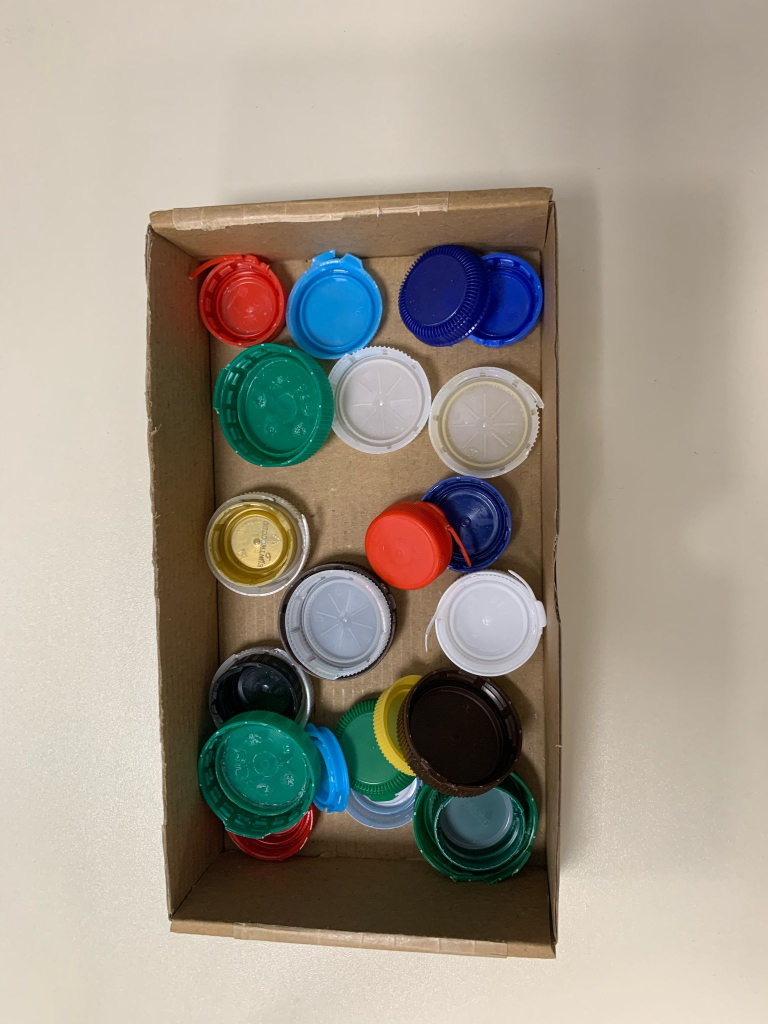
#> input picture DECISION/tapones3.jpg, 1536 x 2048 px (shown at 1/2 size)
$ python decision.py
#> lines starting #> are read from the running program, lines starting #| are printed output that depends on the picture
import json
import cv2
from typing import List, Tuple, Dict, Optional

class CapDecisionMaker:
    def __init__(self, json_path: str, min_area: float = 1000.0, min_confidence: float = 0.9):
        self.json_path = json_path
        self.min_area = min_area
        self.min_confidence = min_confidence
        self.detections = self.load_detections()

    def load_detections(self) -> List[Dict]:
        with open(self.json_path, 'r') as f:
#> (reads FinalCode/detecciones_tapones.json from the repository)
            data = json.load(f)
        return data

    def is_valid(self, detection: Dict) -> bool:
        return (
            detection['area'] >= self.min_area and
            detection['confidence'] >= self.min_confidence
        )

    def compute_squareness(self, bbox: List[int]) -> float:
        x1, y1, x2, y2 = bbox
        width = x2 - x1
        height = y2 - y1
        if max(width, height) == 0:
            return 0.0
        return 1.0 - abs(width - height) / max(width, height)

    def select_best_cap(self) -> Optional[Dict]:
        best_score = -1.0
        best_cap = None

        for det in self.detections:
            if not self.is_valid(det):
                continue
            score = self.compute_squareness(det['bounding_box'])
            if score > best_score:
                best_score = score
                best_cap = det

        return best_cap

    def get_best_cap_info(self) -> Optional[Tuple[Tuple[int, int], Tuple[int, int, int, int], str]]:
        best = self.select_best_cap()
        if best is None:
            return None
        centroid = tuple(best['centroid'])
        bounding_box = tuple(best['bounding_box'])  # (x1, y1, x2, y2)

        # Usa 'color' si existe, si no usa 'class' como texto
        cap_color = best.get('color', f"Clase {best.get('class', '?')}")

        return centroid, bounding_box, cap_color


    def resize_to_fit_screen(self, image, max_width=1920, max_height=1080):
        height, width = image.shape[:2]
        scale = min(max_width / width, max_height / height, 1.0)  # No agranda, solo reduce
        new_width = int(width * scale)
        new_height = int(height * scale)
        return cv2.resize(image, (new_width, new_height), interpolation=cv2.INTER_AREA)

    def draw_selected_on_image(self, image_path: str):
#> called with image_path = 'tapones3.jpg'
        best = self.select_best_cap()
        if best is None:
            print("[INFO] No se encontró ningún tapón válido para dibujar.")
            return

        image = cv2.imread(image_path)
#> image is the input picture: shape (2048, 1536, 3); mean B, G, R 138, 150.8, 159.1
        if image is None:
            print(f"[ERROR] No se pudo cargar la imagen: {image_path}")
            return

        x1, y1, x2, y2 = best['bounding_box']
        cx, cy = best['centroid']
        image_copy = image.copy()

        cv2.rectangle(image_copy, (x1, y1), (x2, y2), (0, 255, 0), 3)
        cv2.circle(image_copy, (cx, cy), 5, (0, 0, 255), -1)
#> image_copy: shape (2048, 1536, 3); mean B, G, R 137.9, 151, 159

        cap_color = best.get('color', f"Clase {best.get('class', '?')}")
        label = f"Clase: {best.get('class', '?')} | Conf: {best.get('confidence', 0):.2f} | Color: {cap_color}"

        cv2.putText(image_copy, label, (x1, y1 - 10), cv2.FONT_HERSHEY_SIMPLEX, 0.7, (255, 255, 255), 2)
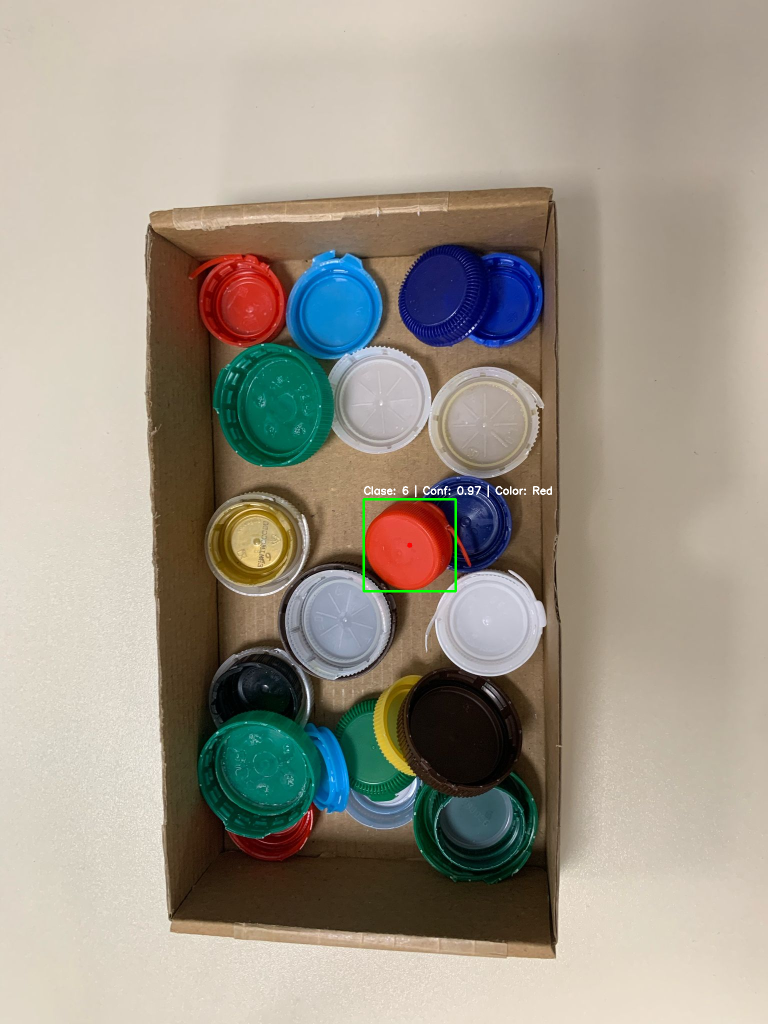
#> image_copy: shape (2048, 1536, 3) (shown at 1/2 size); mean B, G, R 138.1, 151.2, 159.1

        # Redimensionar imagen para que quepa en pantalla
        image_resized = self.resize_to_fit_screen(image_copy)
#> in resize_to_fit_screen, `return cv2.resize(image, (new_width, new_height), interpolation=cv2.IN..`:
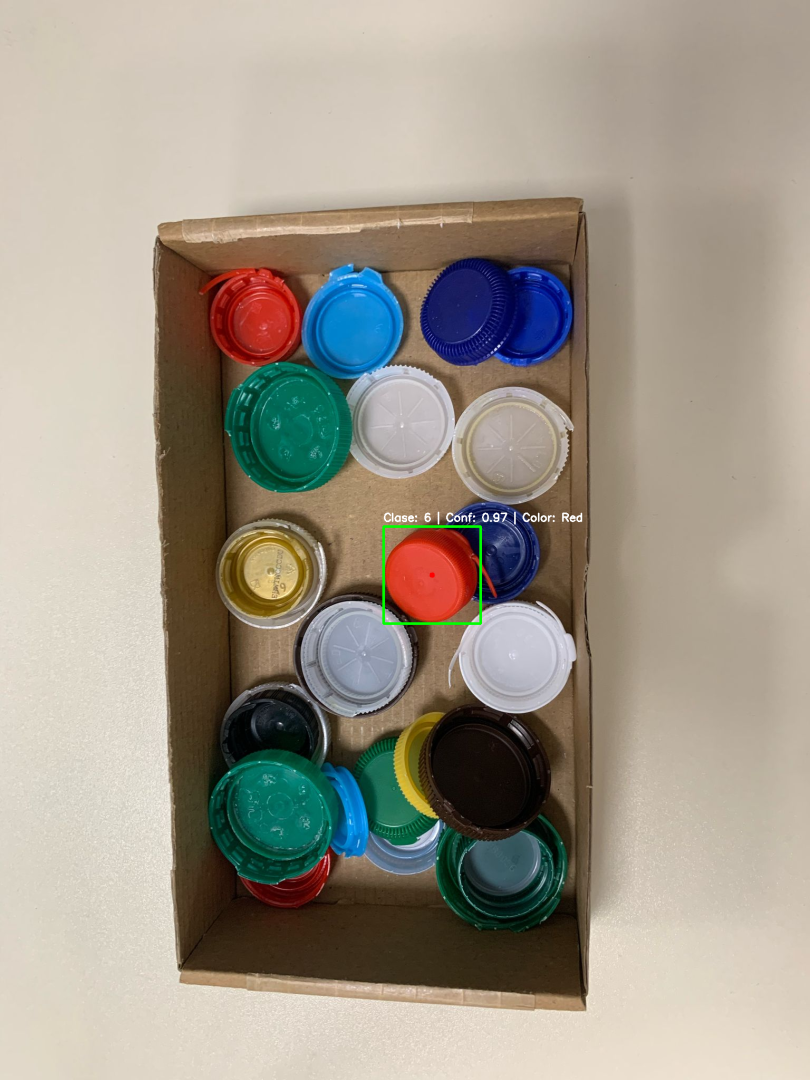
#> returned value: shape (1080, 810, 3); mean of channels 0, 1, 2 138.1, 151.2, 159.1; drawn as B, G, R

        cv2.imshow("Tapón seleccionado", image_resized)
        print("[INFO] Pulsa ENTER para cerrar la ventana.")
        while True:
            key = cv2.waitKey(0)
#> (key Esc is pressed here)
            if key == 13:  # Enter
                break
        cv2.destroyAllWindows()


#####################################################################################
# EJEMPLO DE USO
#####################################################################################
if __name__ == "__main__":
    print("Ejemplo de uso de CapDecisionMaker")
    decision = CapDecisionMaker("detecciones_tapones.json", min_area=2000, min_confidence=0.9)
    result = decision.get_best_cap_info()

    if result:
        centroid, bounding_box, cap_color = result
        print(f"Tapón seleccionado en {centroid} | Bounding Box: {bounding_box} | Color: {cap_color}")
        decision.draw_selected_on_image("tapones3.jpg")
    else:
        print("No se encontró ningún tapón válido.")
